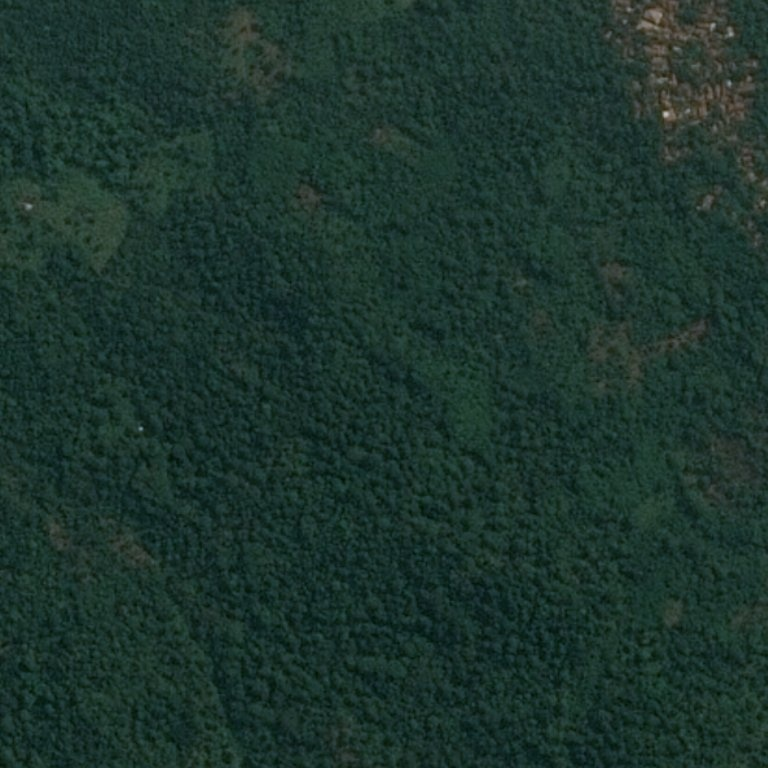
#> input picture lab3/desert_forest/test_image_02.jpg, 768 x 768 px, found by its file name; its folder holds only this picture in this run
$ jupyter execute --allow-errors homework_3.ipynb
#> lines starting #> are read from the running program, lines starting #| are printed output that depends on the picture; after the words box and inside, x2 and y2 are one past the last pixel; in counts of white or black regions, pixels touching at a corner belong together
# Homework 3

# Задача №1 - Лес или пустыня?

Часто при анализе изображений местности необходимо понять ее характер. В частности, если определить, что на изображении преобладет вода, то имеет смысл искать корабли на таком изображении. Если на картинке густой лес, то, возможно, это не лучшая зона для посадки дрона или беспилотника.

Ваша задача - написать программу, которая будет отличать лес от пустыни. В приложении можно найти реальные спутниковые снимки лесов и пустынь.

Примеры изображений:
<table><tr>
	<td>  </td>
	<td>  </td>
</tr></table>

[cell 1]
import os

import numpy as np
import cv2 as cv

### Reading data

[cell 2]
path_images_forest_desert="lab3/desert_forest"

[cell 3]
def readImagesFromDirectory(path : str, imread_mode=cv.IMREAD_COLOR) -> list[np.ndarray]:
#> called with path = 'lab3/desert_forest', imread_mode = 1
	images=[]

	for file_name in os.listdir(path):
		file_name_full=f"{path}/{file_name}"
		if(os.path.isfile(file_name_full)):
			try:
				if(file_name_full.endswith(('.png', '.jpg', '.jpeg', '.bmp'))):
					images.append(cv.imread(file_name_full, imread_mode))
#> `images=readImagesFromDirectory(path_images_forest_desert)`: images = 1 item
			except Exception as e:
				print(e)
				pass

	return images

### Creaing histograms

[cell 4]
def classifyImages(classes_images_base : list[list[np.ndarray]], images : list[np.ndarray]) -> list[list[float]]:
	"""Classifies images based on average histogram of base images

	Args:
		classes_images_base (list[list[np.ndarray]]):
		images (list[np.ndarray]):

	Returns:
		list[list[float]]: Class probabilities for each image
	"""
	classes_histograms=[]
	histogram_channels=[0, 1, 2]
	histogram_size=[256, 256, 256]
	histogram_range_r=[0, 256]; histogram_range_g=[0, 256]; histogram_range_b=[0, 256];
	histogram_range=histogram_range_r+histogram_range_g+histogram_range_b
	images_class_values=[]

	for images_base in classes_images_base:
		images_base_histograms=[]
		for image_base in images_base:
			image_base_histogram=cv.calcHist([image_base], histogram_channels, None, histogram_size, histogram_range)
			cv.normalize(image_base_histogram, image_base_histogram, 0, 1, cv.NORM_MINMAX)
			images_base_histograms.append(image_base_histogram)
		classes_histograms.append(np.average(images_base_histograms, axis=0))
#> this loop made 1 pass
#> after the loop, classes_histograms = []

	for image in images:
		class_values=[]
		for base_image_histogram in classes_histograms:
			class_values.append(cv.compareHist(base_image_histogram, cv.calcHist([image], histogram_channels, None, histogram_size, histogram_range), 0))
		images_class_values.append(class_values)

	return images_class_values

[cell 5]
class_names=["forest", "desert"]
classes_images_base=[
	[cv.imread(f"{path_images_forest_desert}/test_image_00.jpg"), cv.imread(f"{path_images_forest_desert}/test_image_01.jpg")],
	[cv.imread(f"{path_images_forest_desert}/test_image_04.jpg"), cv.imread(f"{path_images_forest_desert}/test_image_12.jpg")]
]
images=readImagesFromDirectory(path_images_forest_desert)
#> (the rest of this cell did not finish here and is left out)

# Задача №2 - Реализовать Image-blending на основе сшивки по градиентам

Задача - взять фото двух лиц : ваше и друга, с помощью метода Poisson image editing совместить глаза, нос и рот с первого изображения со вторым. Суть в том, что при использовании такого метода границы совмещенного изображения не видны.

Статья, где описан метод

Patrick Pérez, Michel Gangnet, and Andrew Blake. 2003. Poisson image editing. ACM Trans. Graph. 22, 3 (July 2003), 313–318. https://doi.org/10.1145/882262.882269

Пример такого совмещения:

### Reading data

[cell 6]
path_images_cups="lab3/cups"

#> (a cell that did not finish here is left out)


### Blending images

[cell 8]
def blendImages(image_1 : np.ndarray, image_2 : np.ndarray) -> np.ndarray:
	images=[image_1, image_2]
	tuples_pyramides_gauss_laplace=[]
	rg=5

	for image in images:
		image_copy=image.copy()
		pyramid_gauss = [image_copy]
		for i in range(rg):
			image_copy=cv.pyrDown(image_copy)
			pyramid_gauss.append(image_copy)

		pyramid_laplace = [pyramid_gauss[rg - 1]]
		for i in range(rg - 1, 0, -1):
			upsample = cv.pyrUp(pyramid_gauss[i])
			pyramid_gauss[i-1] = np.pad(pyramid_gauss[i-1], pad_width=[(0, abs(upsample.shape[0]-pyramid_gauss[i-1].shape[0])), (0, abs(upsample.shape[1]-pyramid_gauss[i-1].shape[1])), (0, 0)], mode='edge')
			pyramid_laplace.append(cv.subtract(pyramid_gauss[i-1], upsample))
		tuples_pyramides_gauss_laplace.append((pyramid_gauss, pyramid_laplace))

	image_tmp = []
	for image_1_pyramid_laplace, image_2_pyramid_laplace in zip(tuples_pyramides_gauss_laplace[0][1], tuples_pyramides_gauss_laplace[1][1]):
		image_tmp.append(np.hstack((image_1_pyramid_laplace[:, 0:image_1_pyramid_laplace.shape[1]//2], image_2_pyramid_laplace[:, image_1_pyramid_laplace.shape[1]//2:])))

	image_blended=image_tmp[0]
	for i in range(1, rg):
		image_blended=cv.pyrUp(image_blended)
		image_blended = cv.add(image_blended, image_tmp[i])

	return image_blended

#> (a cell that did not finish here is left out)

# Задача №3 - Найди клетки

Даны снимки раковых клеток. Существует задача - определить стадию рака клетки по такому изображению. Для того, чтобы подойти к решению классификации рака клетки, необходимо сначала подготовить данные.

Исходные изображения в реальных задачах могут быть очень большого размера (более 20000 px). Однако из визуального анализа можно заметить, что большая часть этих снимков пустая и не несет в себе полезную информацию.

Ваша задача выделить небольшие ячейки изображений из исходного так, чтобы на ячейках было только изображение клетки.

Пример исходного изображения и нарезанных ячеек клетки.

В качестве аргументов у функции будут значения:
1. исходное изображние;
2. размер ячейки;
3. количество ячеек.

__Доп вопрос__ - как можно выяснить какие нужны значения аргументов, чтобы они подходили для большинства исходных снимков?

### Answer

Методом проб и ошибок. Но, если у нас есть бимодальное изображение (то есть изображение с гистограммой, имеющей два пика), можно принять значение в середине этих пиков в качестве порога. Например, метод Оцу автоматически находит такое пороговое значение, анализируя гистограмму. Он подходит для бимодальных изображений, поскольку использует среднее между двумя пиками для определения оптимального порога. Однако, для изображений, которые не являются бимодальными, результаты могут быть менее точными.

### Reading data

[cell 10]
path_images_cells="lab3/cells"

#> (a cell that did not finish here is left out)


### Finding cells

[cell 12]
def getCells(image : np.ndarray, cell_size : tuple[int, int], cells_count : int) -> list[np.ndarray]:
    _, binary = cv.threshold(cv.cvtColor(image, cv.COLOR_BGR2GRAY), 127, 255, cv.THRESH_BINARY_INV + cv.THRESH_OTSU)
    contours, _ = cv.findContours(binary, cv.RETR_EXTERNAL, cv.CHAIN_APPROX_SIMPLE)

    images_cell = []
    for contour in contours:
        location_x, location_y, width, height = cv.boundingRect(contour)
        cell = image[location_y:location_y+height, location_x:location_x+width]
        images_cell.append(cv.resize(cell, (cell_size[0], cell_size[1])))
        if len(images_cell) >= cells_count:
            break

    return images_cell

[cell 13]
for image in images:
	images_cell=getCells(image, (20, 20), 50)
	i=0
	for cell in images_cell:
		cv.imshow(f"Cell {i}", cell)
		i+=1
	cv.waitKey()
	cv.destroyAllWindows()
#> this loop made 1 pass
#> pass 1, in getCells, `_, binary = cv.threshold(cv.cvtColor(image, cv.COLOR_BGR2GRAY), 127, 2..`:
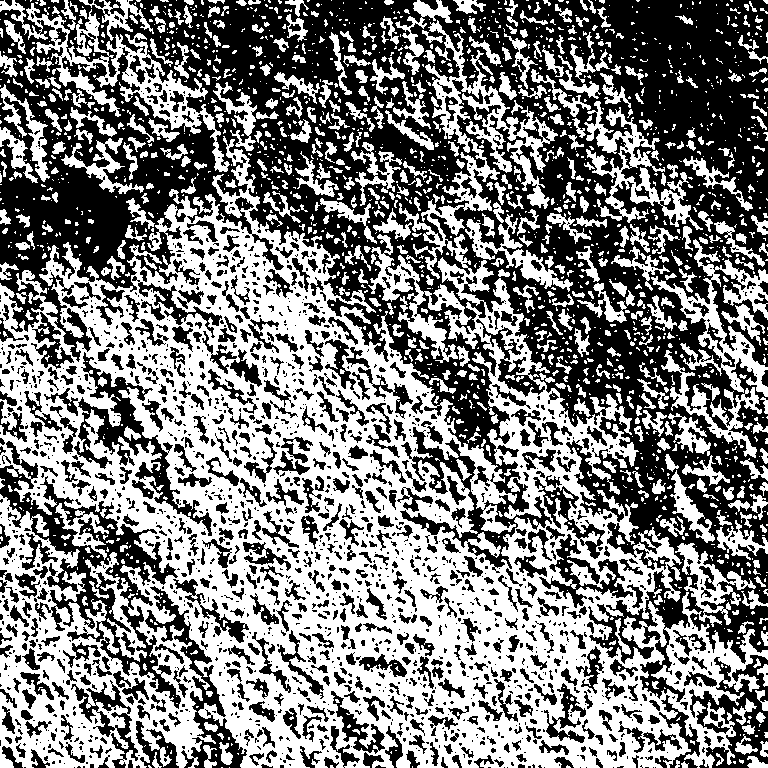
#> binary: shape (768, 768); 49.5% white; 1939 white regions (1385 under 20 px), largest, box (x1, y1, x2, y2) and area: (0, 20, 768, 768) 212741, (0, 0, 230, 172) 6477, (651, 239, 768, 397) 4564
#> pass 1, `cv.imshow(f"Cell {i}", cell)`:
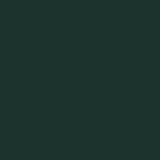
#> window 'Cell 0': shape (20, 20, 3) (shown 8 times larger); mean B, G, R 45, 51, 28

$ run again, on lab3/desert_forest/test_image_07.jpg
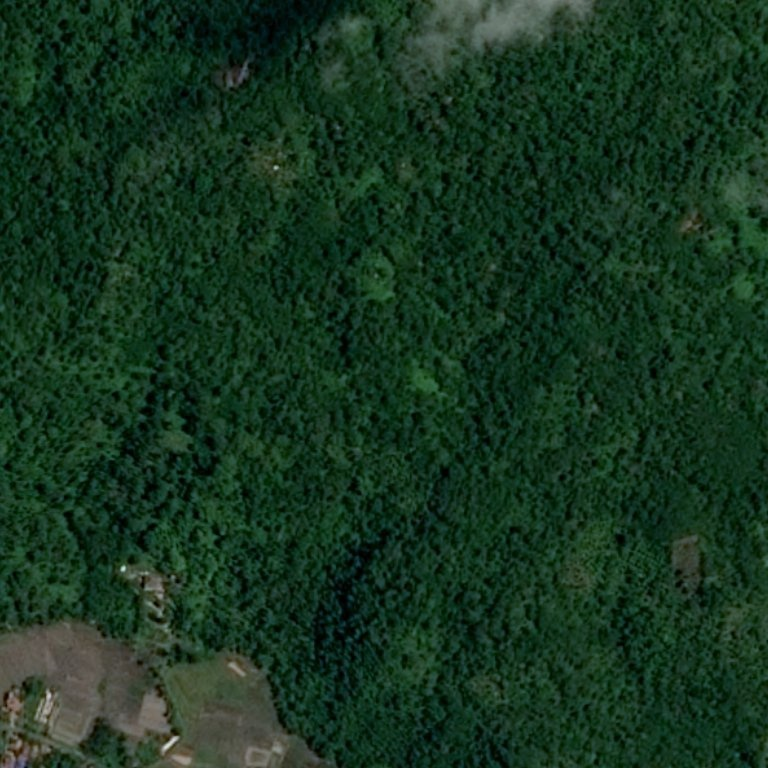
#> input picture lab3/desert_forest/test_image_07.jpg, 768 x 768 px, found by its file name
#> images = 1 item
#> the loop in classifyImages, `for images_base in classes_images_base:` made 1 pass
#> after the loop in classifyImages, `for images_base in classes_images_base:`: classes_histograms = []
#> the loop `for image in images:` made 1 pass
#> pass 1, in getCells, `_, binary = cv.threshold(cv.cvtColor(image, cv.COLOR_BGR2GRAY), 127, 2..`:
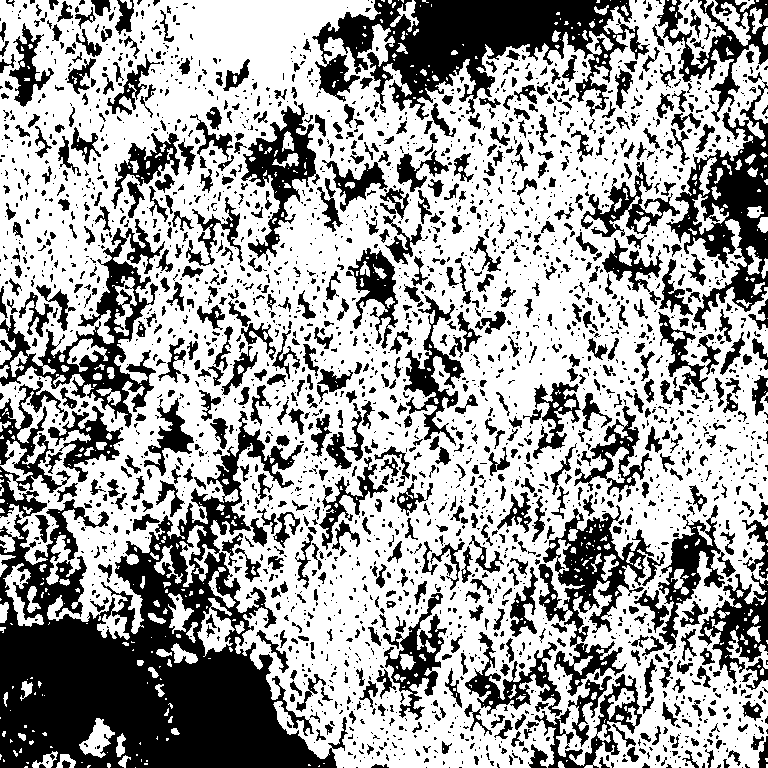
#> binary: shape (768, 768); 62.8% white; 2793 black regions (1953 under 20 px), largest, box (x1, y1, x2, y2) and area: (0, 411, 348, 768) 51761, (312, 0, 650, 120) 18733, (666, 81, 768, 330) 8653
#> pass 1, `cv.imshow(f"Cell {i}", cell)`:
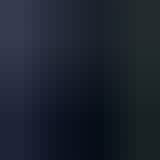
#> window 'Cell 1': shape (20, 20, 3) (shown 8 times larger); mean B, G, R 46.3, 34.7, 27.9

$ run again, on lab3/desert_forest/test_image_09.jpg
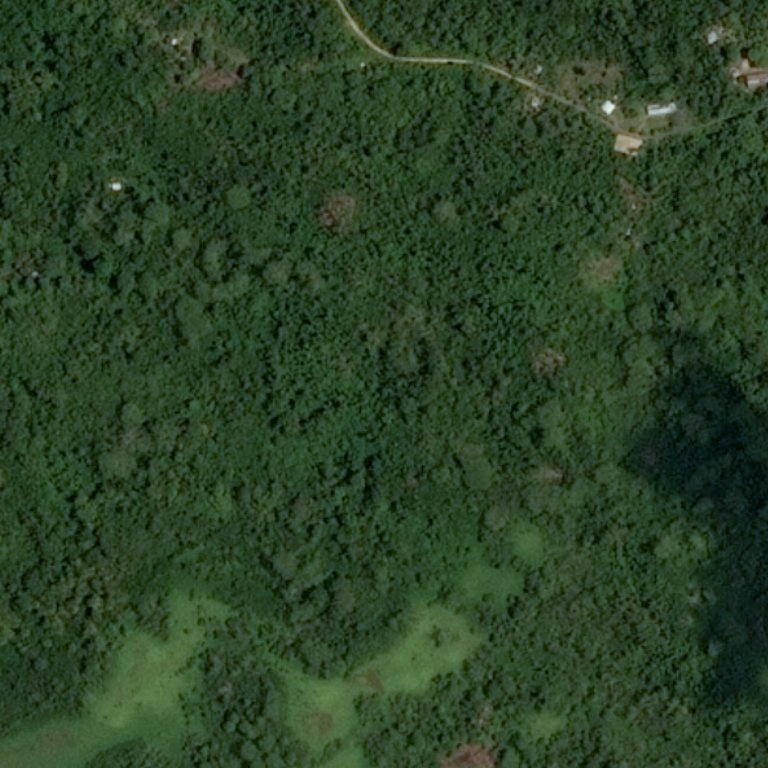
#> input picture lab3/desert_forest/test_image_09.jpg, 768 x 768 px, found by its file name
#> images = 1 item
#> the loop in classifyImages, `for images_base in classes_images_base:` made 1 pass
#> after the loop in classifyImages, `for images_base in classes_images_base:`: classes_histograms = []
#> the loop `for image in images:` made 1 pass
#> pass 1, in getCells, `_, binary = cv.threshold(cv.cvtColor(image, cv.COLOR_BGR2GRAY), 127, 2..`:
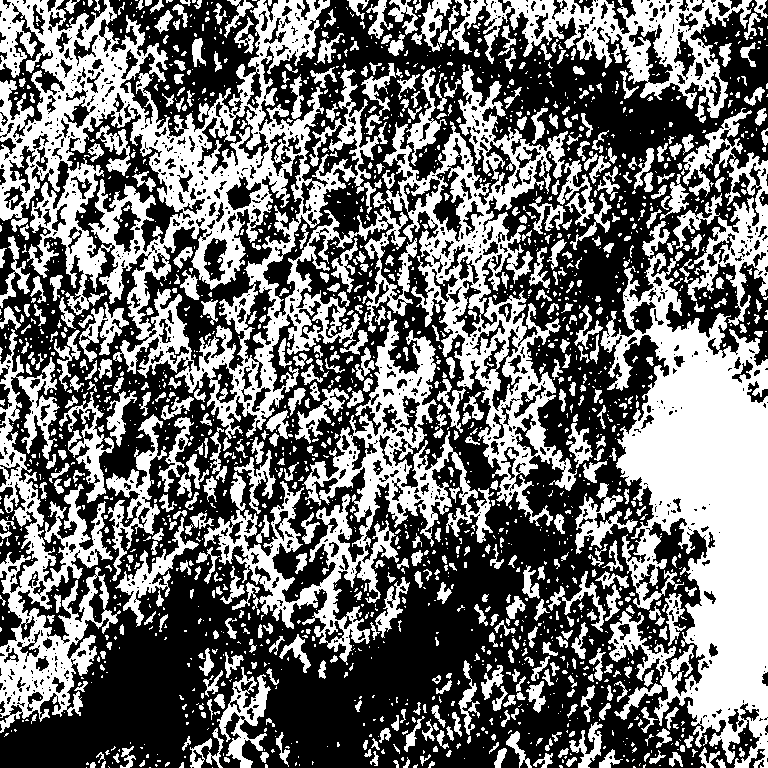
#> binary: shape (768, 768); 43.7% white; 1975 white regions (1374 under 20 px), largest, box (x1, y1, x2, y2) and area: (0, 0, 417, 439) 58626, (600, 251, 768, 768) 45948, (383, 65, 577, 526) 22808
